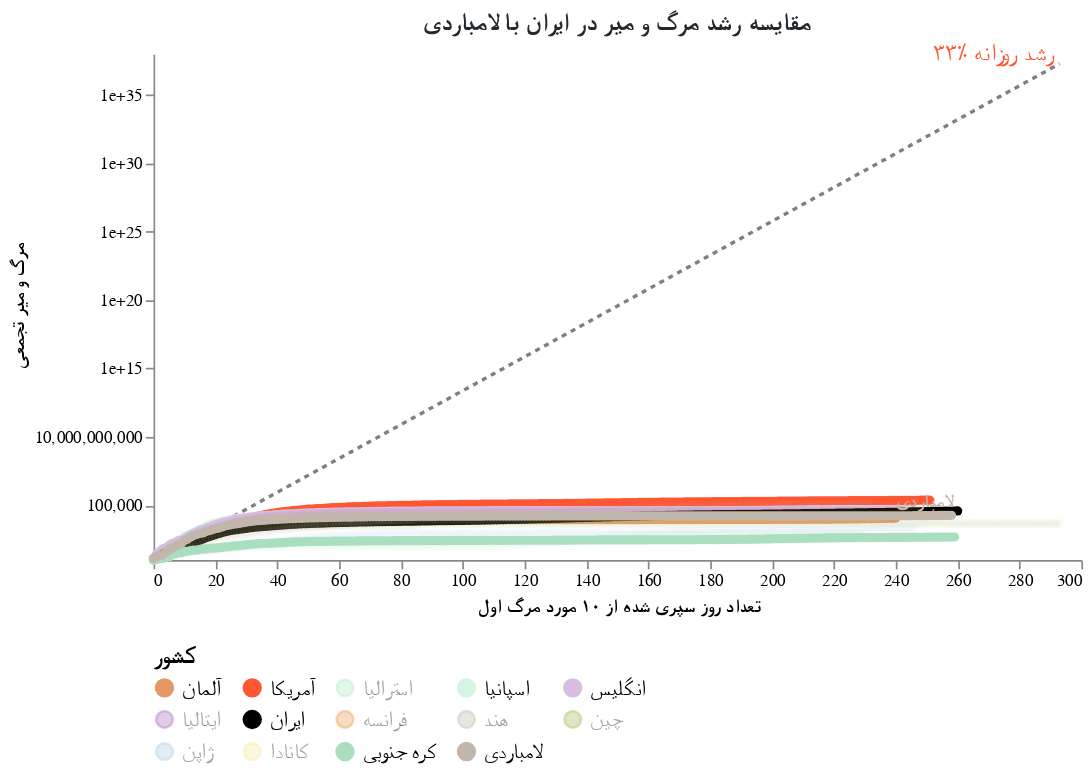

The notebook cell this image was saved under:
### Markdown cell above
## در لامباردی چه گذشت؟

لومباردی ، منطقه ایی در ایتالیا با تنها ۱۰ میلیون نفر جمعیت ، دارای مرگ و میر بیش از ۴۰۰۰ تن به دلیل کووید ۱۹ است. لومباردی در بالاترین میزان مرگ و میر روزانه خود ، در یک روز ۵۴۶ کشته برجای گذاشت. این نشان می دهد که ویروس حتی در مقیاس جمعیتی کوچک ، احتمالاً به دلیل خدمات مراقبت های بهداشتی اندک میتواند میزان مرگ و میر بالایی داشته باشد.

ایران در مقایسه با لمباردی کجا ایستاده است؟

### Code cell
#hide_input
chart5 = make_since_chart(['انگلیس','ایران',  'آمریکا', 'اسپانیا', 'آلمان', 'کره جنوبی'], ['لامباردی'])
chart5

### Figure 1 — Vega-Lite specification as saved in the notebook (floating-point values rounded to 4 significant figures; data arrays with more than 128 entries replaced by an {"elided": "..."} marker saying what was removed)
{"config": {"view": {"continuousWidth": 400, "continuousHeight": 300, "strokeOpacity": 0}, "axis": {"grid": false}, "title": {"color": "#24292e", "font": "Tahoma", "fontSize": 15}}, "layer": [{"mark": {"type": "line", "color": "black", "opacity": 0.5, "strokeDash": [3, 3]}, "encoding": {"x": {"type": "quantitative", "field": "Days since 10th death"}, "y": {"type": "quantitative", "field": "Confirmed Cases"}}}, {"mark": {"type": "text", "align": "right", "color": "#FF5733", "dy": -6, "fontSize": 14, "text": "۳۳٪ رشد روزانه"}, "encoding": {"x": {"type": "quantitative", "field": "Days since 10th death"}, "y": {"type": "quantitative", "field": "Confirmed Cases"}}, "transform": [{"filter": "(datum['Days since 10th death'] >= 293)"}]}, {"data": {"name": "data-637a0e84d1201977978557de8b08400b"}, "mark": {"type": "line", "point": true}, "encoding": {"color": {"type": "nominal", "field": "Country", "legend": {"columns": 5, "labelFont": "Tahoma", "labelFontSize": 13, "orient": "bottom", "symbolLimit": 100, "title": "کشور", "titleFont": "Tahoma", "titleFontSize": 14}, "scale": {"domain": ["آلمان", "آمریکا", "استرالیا", "اسپانیا", "انگلیس", "ایتالیا", "ایران", "فرانسه", "هند", "چین", "ژاپن", "کانادا", "کره جنوبی", "لامباردی"], "range": ["#E59866", "#FF5733", "#ABEBC6", "#D5F5E3", "#D7BDE2", "#A569BD", "black", "#EB984E", "#C1B7AD", "#A1BA59", "#A9CCE3", "#F9E79F", "#A9DFBF", "#C1B7AD"]}}, "opacity": {"condition": {"value": 1, "selection": "selector002"}, "value": 0.05}, "tooltip": [{"type": "nominal", "field": "Country"}, {"type": "temporal", "field": "Date"}, {"type": "quantitative", "field": "Confirmed Cases"}, {"type": "quantitative", "field": "Days since 10th death"}], "x": {"type": "quantitative", "axis": {"title": "تعداد روز سپری شده از ۱۰ مورد مرگ اول", "titleFont": "Tahoma"}, "field": "Days since 10th death"}, "y": {"type": "quantitative", "axis": {"title": "مرگ و میر تجمعی", "titleFont": "Tahoma"}, "field": "Confirmed Cases", "scale": {"type": "log"}}}, "selection": {"selector002": {"type": "multi", "fields": ["Country"], "bind": "legend", "init": [{"Country": "انگلیس"}, {"Country": "ایران"}, {"Country": "آمریکا"}, {"Country": "اسپانیا"}, {"Country": "آلمان"}, {"Country": "کره جنوبی"}, {"Country": "لامباردی"}]}}, "width": 550}, {"data": {"name": "data-637a0e84d1201977978557de8b08400b"}, "mark": {"type": "text", "align": "right", "dy": -8, "fontWeight": "bold"}, "encoding": {"color": {"type": "nominal", "field": "Country", "legend": {"columns": 5, "labelFont": "Tahoma", "labelFontSize": 13, "orient": "bottom", "symbolLimit": 100, "title": "کشور", "titleFont": "Tahoma", "titleFontSize": 14}, "scale": {"domain": ["آلمان", "آمریکا", "استرالیا", "اسپانیا", "انگلیس", "ایتالیا", "ایران", "فرانسه", "هند", "چین", "ژاپن", "کانادا", "کره جنوبی", "لامباردی"], "range": ["#E59866", "#FF5733", "#ABEBC6", "#D5F5E3", "#D7BDE2", "#A569BD", "black", "#EB984E", "#C1B7AD", "#A1BA59", "#A9CCE3", "#F9E79F", "#A9DFBF", "#C1B7AD"]}}, "opacity": {"condition": {"value": 1, "selection": "selector002"}, "value": 0.05}, "text": {"type": "nominal", "field": "Country"}, "tooltip": [{"type": "nominal", "field": "Country"}, {"type": "temporal", "field": "Date"}, {"type": "quantitative", "field": "Confirmed Cases"}, {"type": "quantitative", "field": "Days since 10th death"}], "x": {"type": "quantitative", "axis": {"title": "تعداد روز سپری شده از ۱۰ مورد مرگ اول", "titleFont": "Tahoma"}, "field": "Days since 10th death"}, "y": {"type": "quantitative", "axis": {"title": "مرگ و میر تجمعی", "titleFont": "Tahoma"}, "field": "Confirmed Cases", "scale": {"type": "log"}}}, "transform": [{"filter": "(datum['Date'] >= 1605052800000)"}], "width": 550}], "data": {"name": "data-63c691b50981ee5a55fb584d5f7a203e"}, "title": "مقایسه رشد مرگ و میر در ایران با لامباردی", "$schema": "https://vega.github.io/schema/vega-lite/v4.8.1.json", "datasets": {"data-63c691b50981ee5a55fb584d5f7a203e": {"elided": "294 records"}, "data-637a0e84d1201977978557de8b08400b": {"elided": "3514 records"}}}
